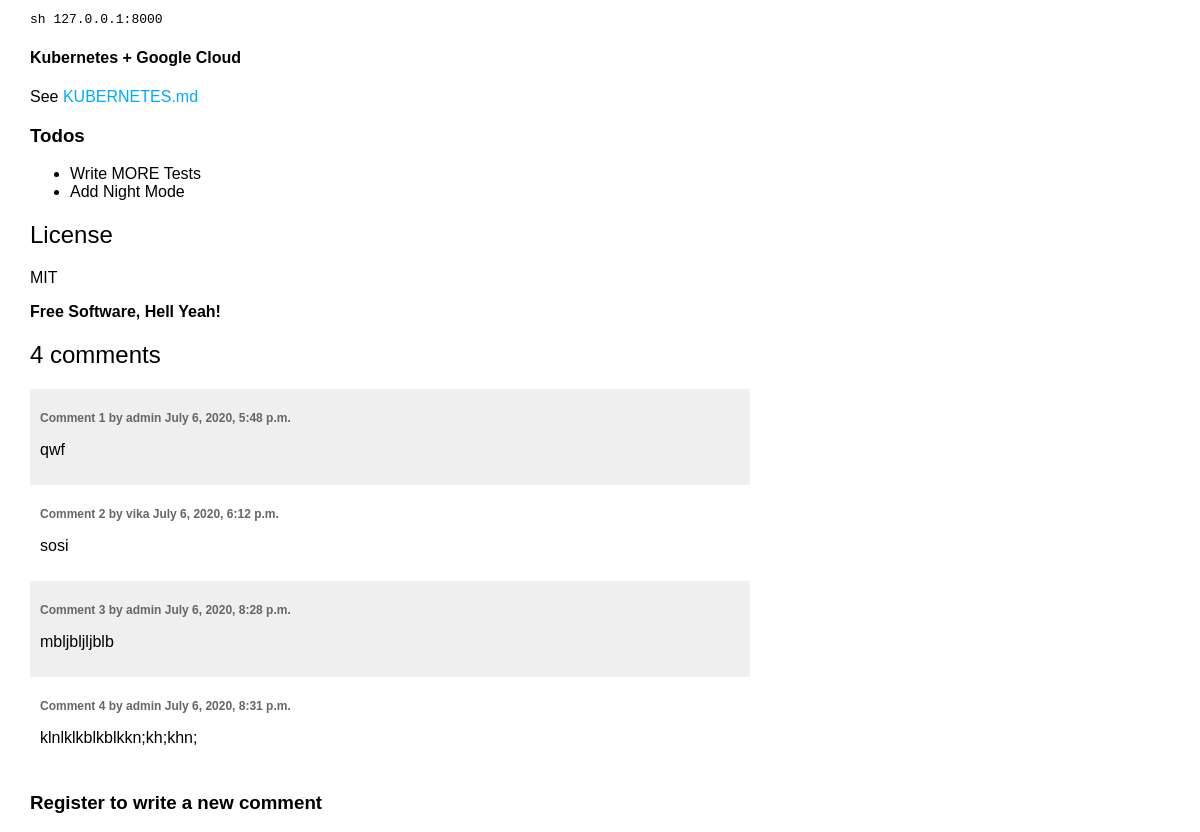
The app's page /en/blog/2020/7/4/marked-down/ (lower part), older data.
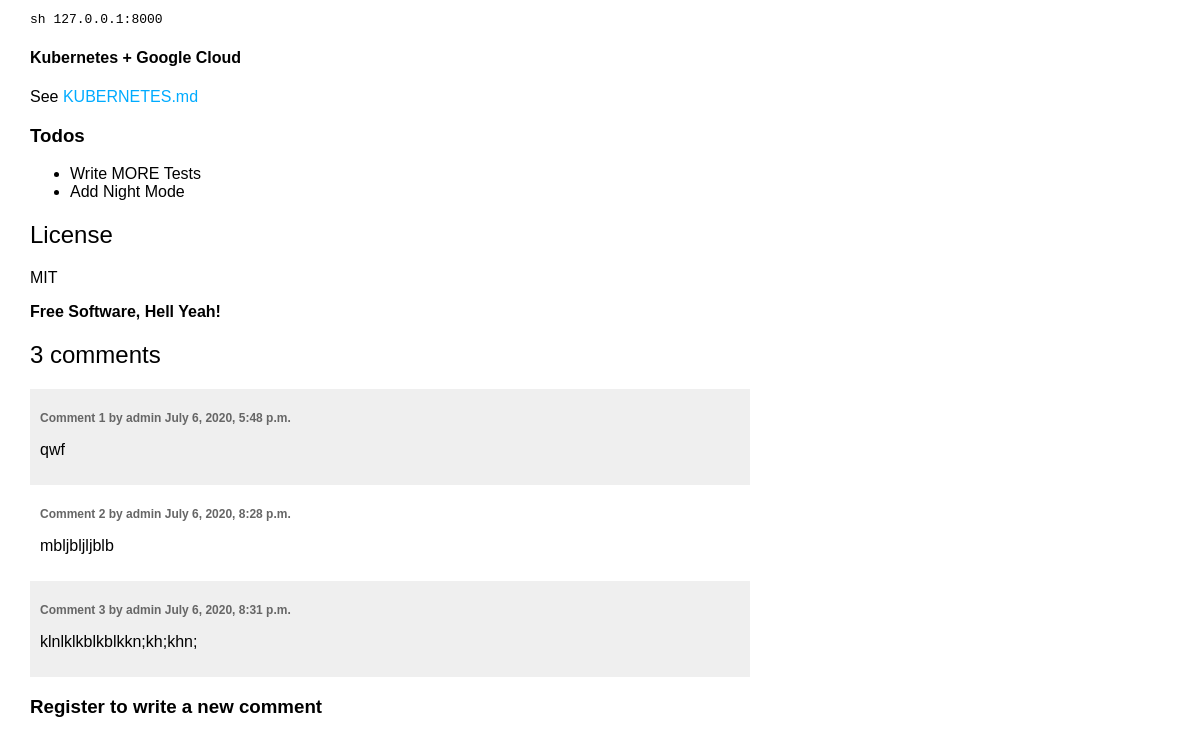
The same page, newer data.
### blog/models.py (models this page shows, shortened)
class Comment(models.Model):
    post = models.ForeignKey(Post,
                             on_delete = models.CASCADE,
                             related_name = 'comments')
    author = models.ForeignKey(User,
                               on_delete = models.CASCADE,
                               related_name = 'comments')
    body = models.TextField()
    created = models.DateTimeField(auto_now_add = True)
    class Meta:
        ordering = ('created',)

### blog/views.py (the view)
def post_detail(request, year, month, day, post):
    post = get_object_or_404(Post, slug = post,
                             status = 'published',
                             publish__year = year,
                             publish__month = month,
                             publish__day = day)
    comments = post.comments
    new_comment = None
    if request.method == 'POST':
        comment_form = CommentForm(data = request.POST)
        if comment_form.is_valid() and \
                comments.filter(author = request.user).count() == 0 or not \
                comment_form.data['body'] == comments.filter(author = request.user).last().body:
            new_comment = comment_form.save(commit = False)
            new_comment.post = post
            new_comment.author = request.user
            new_comment.save()
    else:
        comment_form = CommentForm()
    return render(request,
                  'blog/post/detail.html',
                  {'post': post,
                   'comments': comments,
                   'new_comment': new_comment,
                   'comment_form': comment_form})

### blog/models.py (called while the page is built)
    def get_queryset(self):
        return super().get_queryset().filter(status = 'published')

    def get_absolute_url(self):
        return reverse('blog:post_detail',
                       args = [self.publish.year,
                               self.publish.month,
                               self.publish.day,
                               self.slug],
                       )

### blog/templatetags/blog_tags.py (called while the page is built)
@register.inclusion_tag('blog/post/latest.html')
def show_latest_posts(count = 2):
    latest_posts = Post.published.order_by('-publish')[:count]
    return {'latest_posts': latest_posts}

@register.filter(name = 'markdown')  # другое название тега. Хоть он тут ..._format но будет называться именно markdown
def markdown_format(text):
    return mark_safe(markdown.markdown(text))

### cart/context_processors.py (called while the page is built)
def cart(request):
    return {'cart': Cart(request)}

### blog/templates/blog/post/detail.html (shortened to what this page needs)
{% extends "blog/base.html" %}
{% load blog_tags %}
{% load i18n %}
{% block content %}
{{ post.body|markdown }}
{% with comments.count as total_comments %}
<h2>
</h2>
{% endwith %}
{% for comment in comments.all %}
<div class="comment">
	<p class="info">
		Comment {{ forloop.counter }} by {{ comment.author }}
		{{ comment.created }}
	</p>
	{{ comment.body|linebreaks }}
</div>
{% empty %}
<p>There are no comments yet.</p>
{% endfor %}
{% if request.user.is_authenticated %}
{% if new_comment %}
<h2>Your comment has been added.</h2>
{% else %}
<h2>Add a new comment</h2>
<form method="post">
	{{ comment_form.as_p }}
	{% csrf_token %}
	<p><input type="submit" value="Add comment"></p>
</form>
{% endif %}
{% else %}
<h3> Register to write a new comment </h3>
{% endif %}
{% endblock %}

Row changes from the older to the newer data that the page shows:
removed Comment: author "vika", created "July 6, 2020, 6:12 p.m.", body "sosi"
Text that changed along with them:
text no longer shown: "4 comments"
text now shown: "3 comments"
